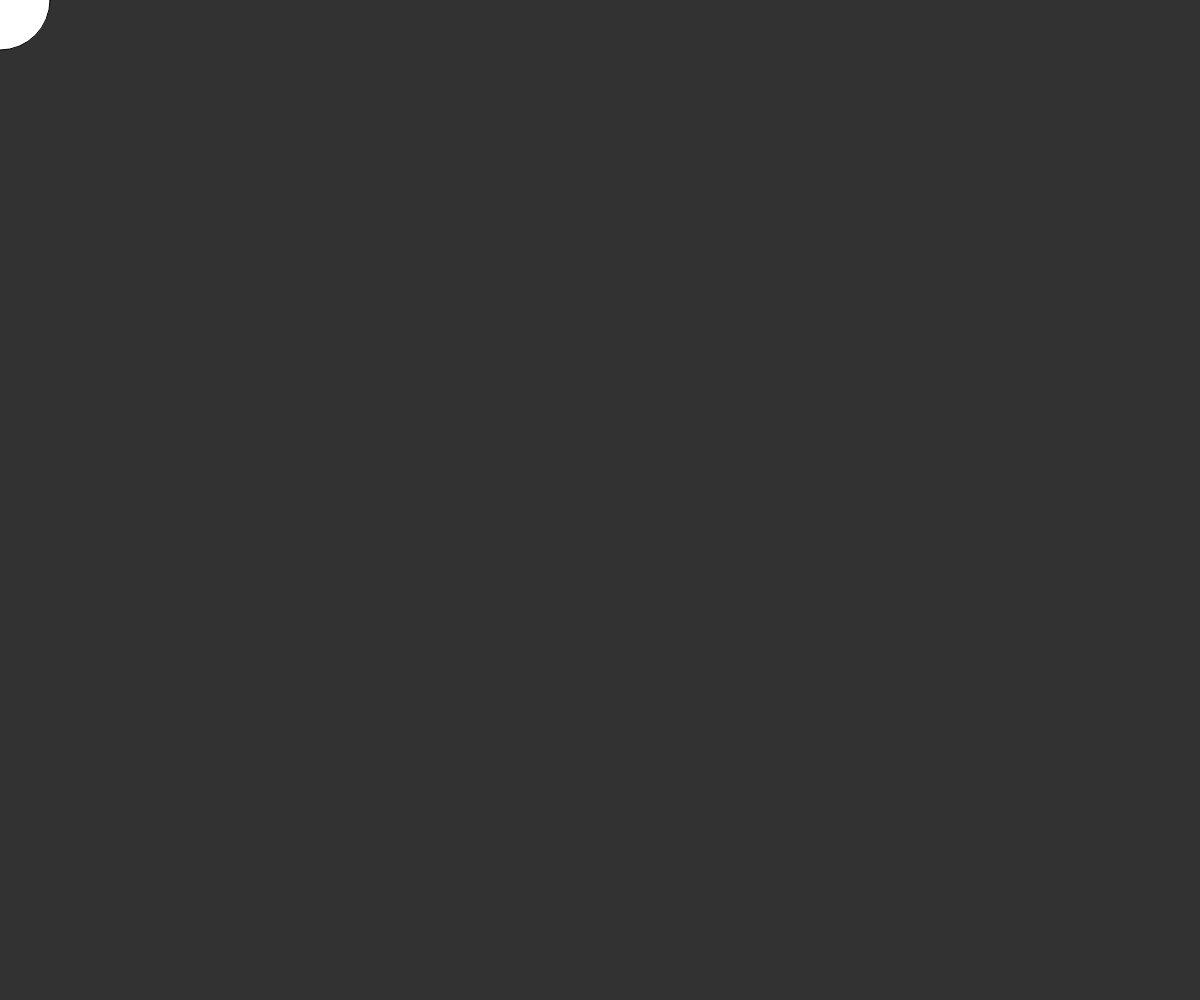
Frame 1 (no input)
Frame 60 (no input): identical to frame 1, image omitted
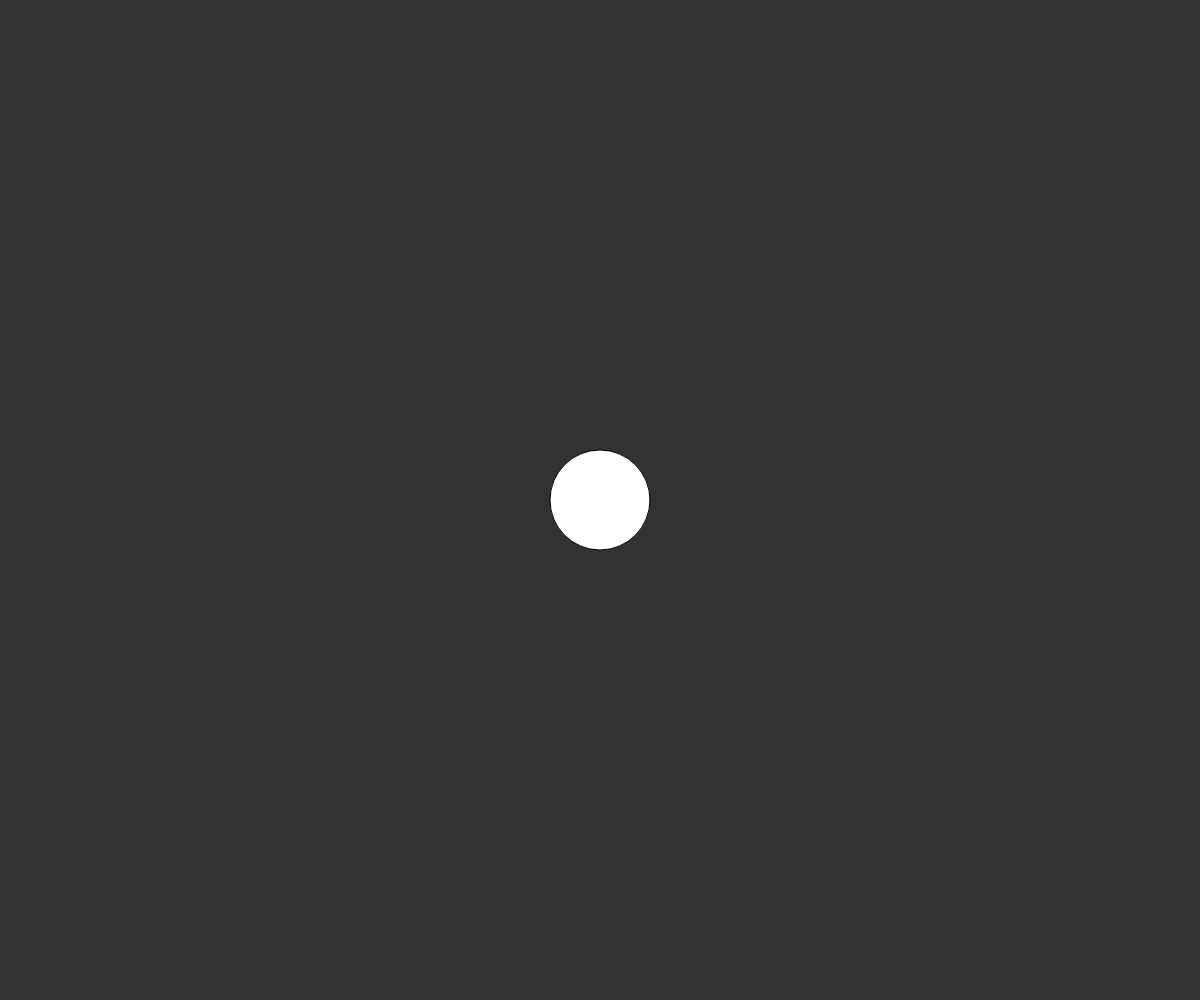
Frame 120 (the mouse pressed at the canvas centre since frame 60)

The p5.js sketch that drew these frames (run headless with seeded random() and noise() and a simulated clock; from frame 60 on, the mouse is pressed at the canvas centre):

// p5.js sketch
// ── sketch.js
console.log("the p5.js is working!")

function setup() {
  createCanvas(windowWidth, windowHeight);
}

function draw() {
  background(50);
  ellipse(mouseX, mouseY, 100, 100)
}
